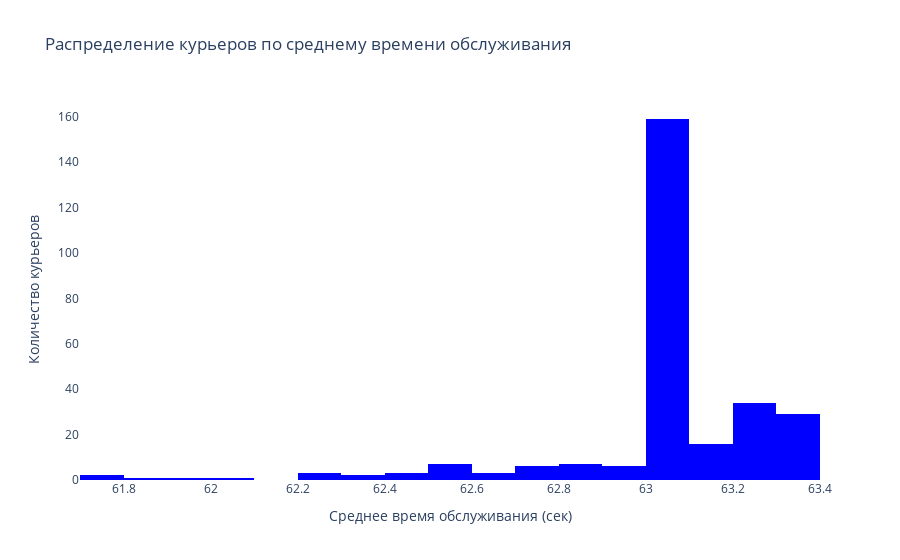

Notebook source saved alongside this figure:
### Code cell
# 3. Распределение среднего времени обслуживания курьеров
logger.info("3. Анализируем распределение среднего времени обслуживания...")

courier_avg_times = courier_performance.select('avg_service_time').to_series().to_list()

fig3 = go.Figure()
fig3.add_trace(go.Histogram(
    x=courier_avg_times,
    nbinsx=30,
    name='Среднее время обслуживания',
    marker_color='blue'
))
fig3.update_layout(
    title="Распределение курьеров по среднему времени обслуживания",
    xaxis_title="Среднее время обслуживания (сек)",
    yaxis_title="Количество курьеров",
    showlegend=False,
    plot_bgcolor='white'
)
fig3.show()

### Figure 1 — Plotly figure (JSON) as saved in the notebook; plotly's stock layout.template omitted (floating-point values rounded to 4 significant figures; data arrays with more than 128 entries replaced by an {"elided": "..."} marker saying what was removed)
{"data": [{"marker": {"color": "blue"}, "name": "Среднее время обслуживания", "nbinsx": 30, "type": "histogram", "x": {"elided": "280 float values"}}], "layout": {"plot_bgcolor": "white", "showlegend": false, "title": {"text": "Распределение курьеров по среднему времени обслуживания"}, "xaxis": {"title": {"text": "Среднее время обслуживания (сек)"}}, "yaxis": {"title": {"text": "Количество курьеров"}}}}
